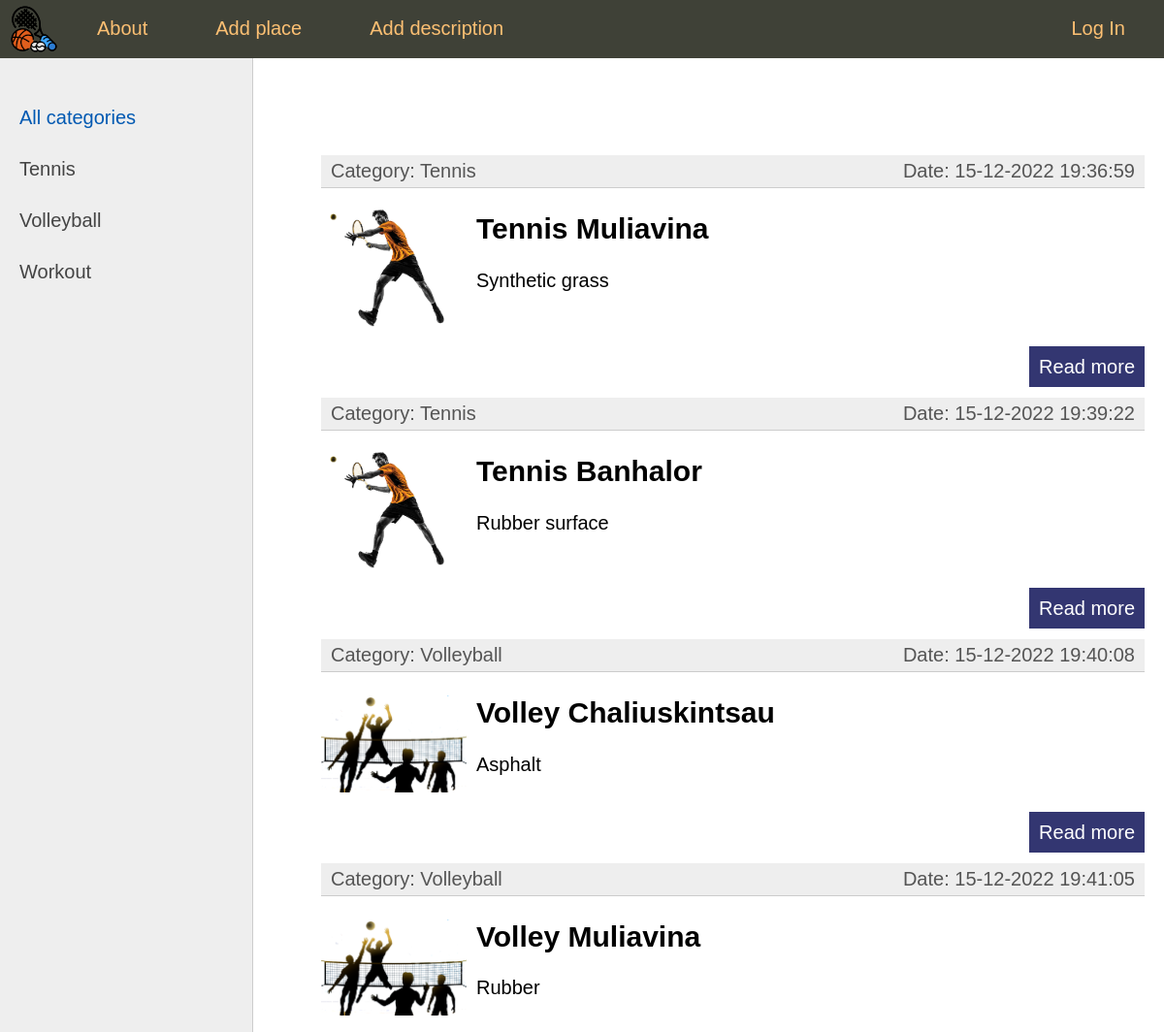
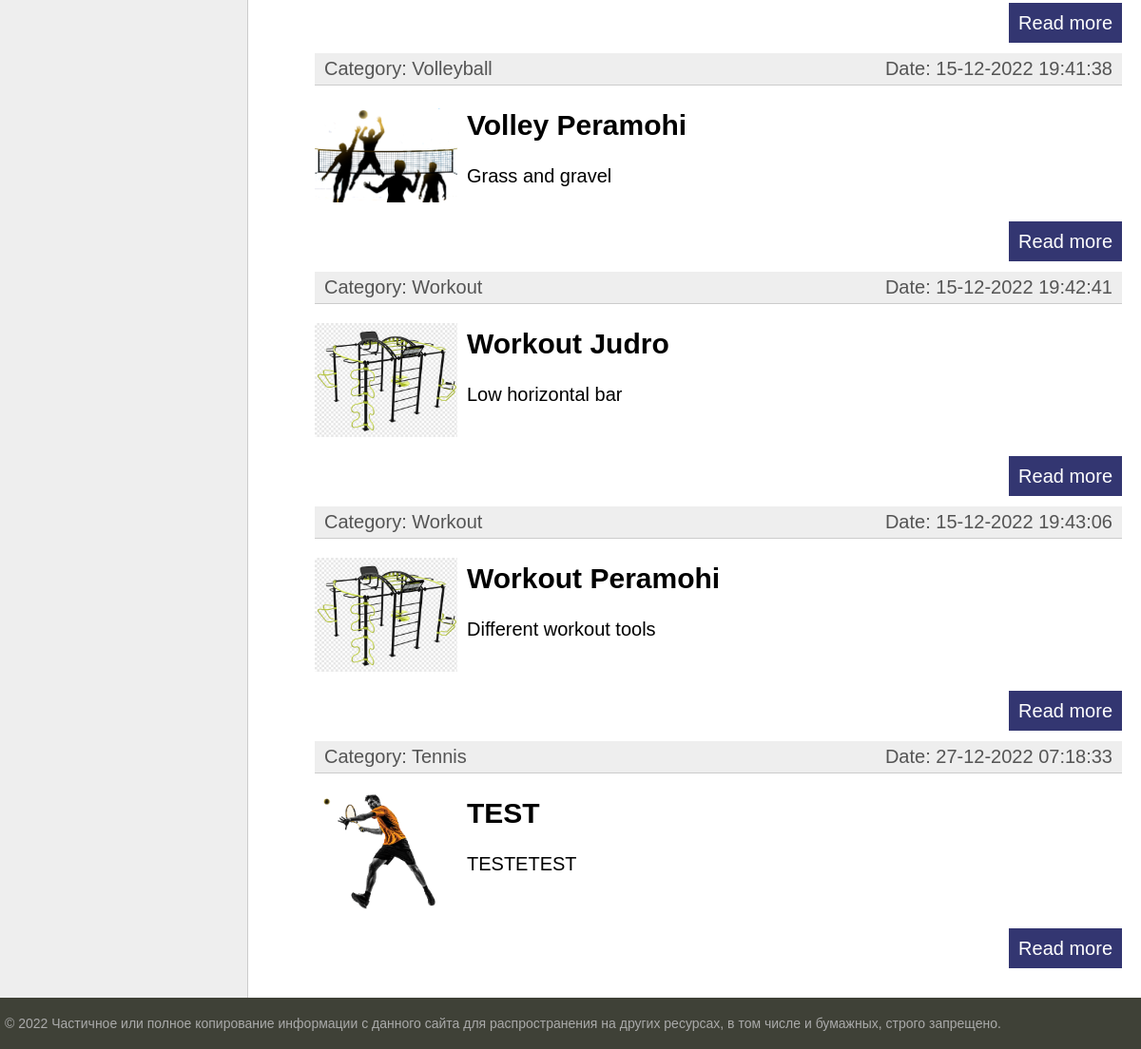
Before: / with the older database file (2 pictures, top to bottom).
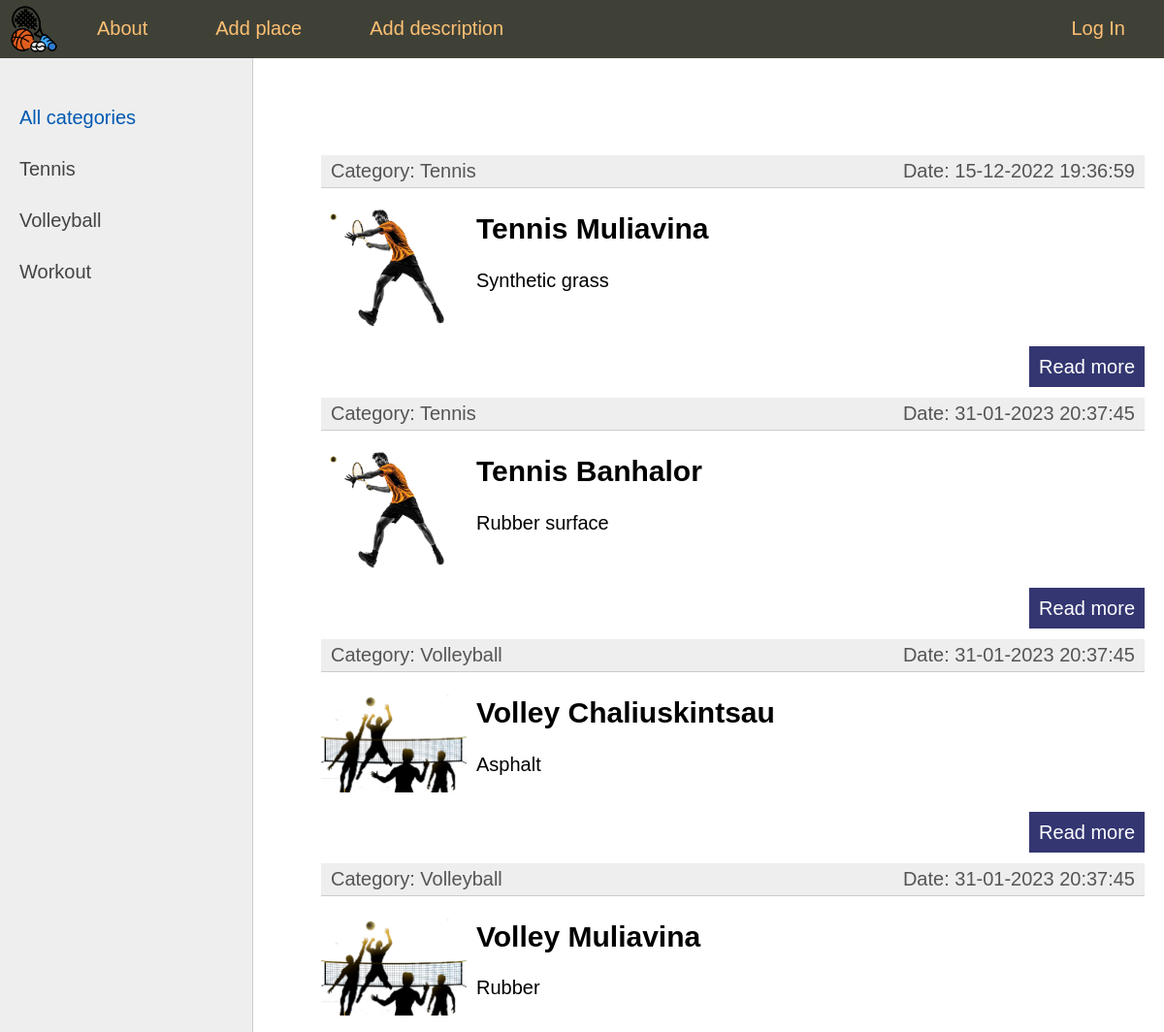
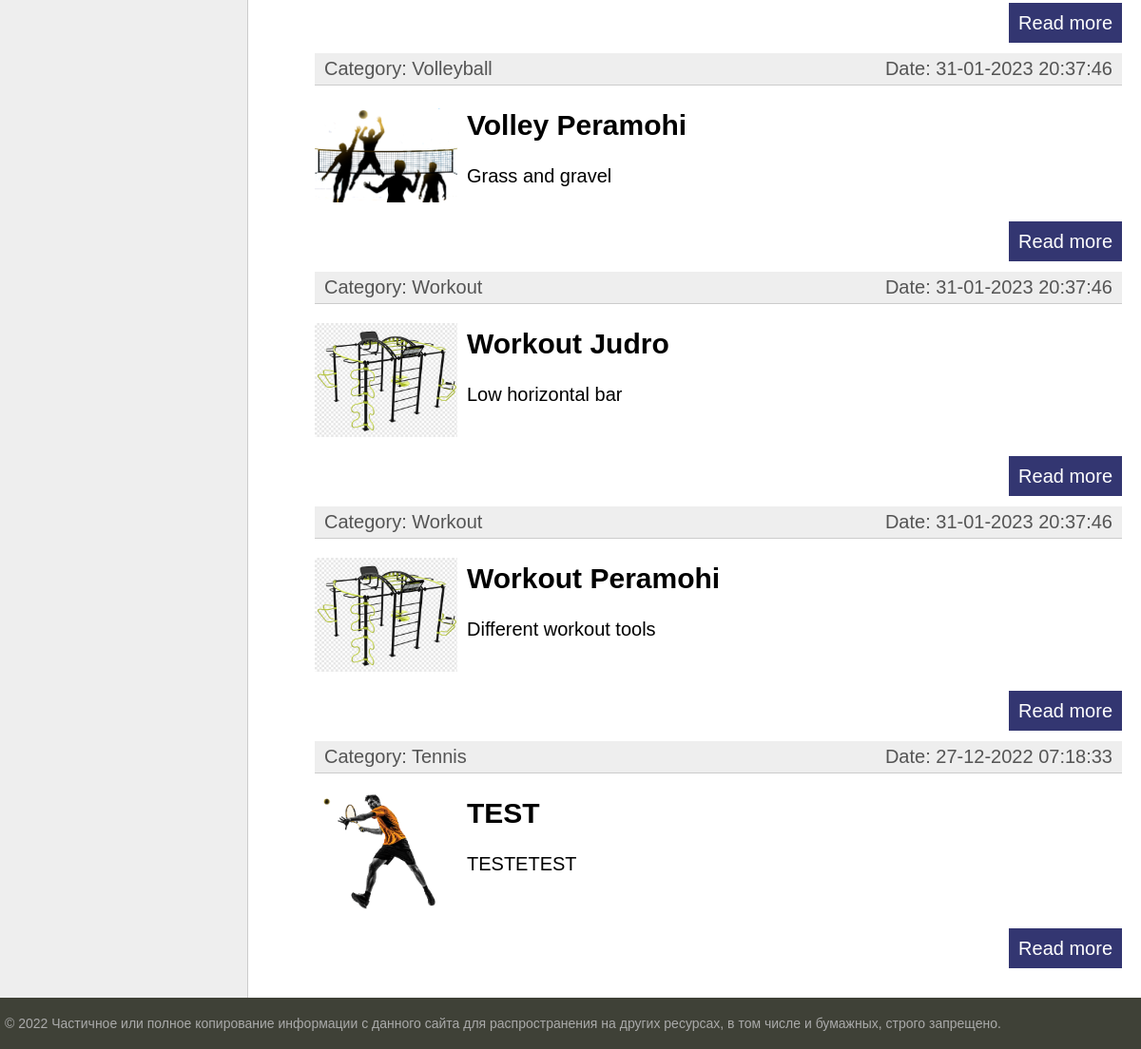
After: the same page with the newer database file (2 pictures, top to bottom).
### place/models.py (models this page shows, shortened)
class SportCategory(models.Model):
    title = models.CharField(max_length=255, verbose_name='Category title')
    slug = models.SlugField(max_length=255, unique=True, db_index=True, verbose_name='Category')
    def __str__(self):
        return self.title
    def get_absolute_url(self):
        return reverse('sportcategory', kwargs={'cat_slug': self.slug})
    class Meta:
        verbose_name = 'Sport category'
        verbose_name_plural = 'Sport categories'
        ordering = ['title', 'id']

class PlaceTitle(models.Model):
    title = models.CharField(max_length=255, unique=True)
    slug = models.SlugField(max_length=255, unique=True, db_index=True, verbose_name='URL')
    address = models.CharField(max_length=255)
    time_create = models.DateTimeField(auto_now_add=True)
    time_update = models.DateTimeField(auto_now=True)
    is_published = models.BooleanField(default=True)
    sport_category = models.ForeignKey(SportCategory, on_delete=models.CASCADE)
    def get_absolute_url(self):
        return reverse('place', kwargs={'place_slug': self.slug})
    class Meta:
        verbose_name = 'place title'
        verbose_name_plural = 'place titles'
        ordering = ['time_create', 'title']

class Description(models.Model):
    description = models.TextField(blank=True, verbose_name='place description')
    photo = models.ImageField(upload_to='photos/%Y/%m/%d', blank=True)
    placetitle = models.OneToOneField(PlaceTitle, on_delete=models.CASCADE, primary_key=True, verbose_name='Place title')
    def __str__(self):
        return self.description
    class Meta:
        verbose_name = 'place description'
        verbose_name_plural = 'places descriptions'
        ordering = ['description', 'placetitle_id']

### place/views.py (the view)
# urls.py: path('', PlaceHome.as_view(), name='home'),
class PlaceHome(ListView):
    model = PlaceTitle
    template_name = 'place/index.html'
    def get_context_data(self, **kwargs):
        context = super().get_context_data(**kwargs)
        context['title'] = 'Head page'
        context['menu'] = menu
        context['cat_selected'] = 0
        return context

### place/templatetags/place_tags.py (called while the page is built)
@register.inclusion_tag('place/list_categories.html')
def show_category(sort=None, cat_selected=0):
    if not sort:
        cats =  SportCategory.objects.all()
    else:
        cats =  SportCategory.objects.order_by(sort)
    return {"cats": cats, "cat_selected": cat_selected}

@register.simple_tag()
def get_place_by_cat(cat_selected=0):
    if cat_selected == 0:
        return PlaceTitle.objects.filter(is_published=True)
    else:
        sport_category_id = SportCategory.objects.get(slug=cat_selected).pk
        return PlaceTitle.objects.filter(sport_category_id=sport_category_id, is_published=True)

### place/templates/place/index.html (shortened to what this page needs)
{% extends 'place/base.html' %}
{% load place_tags %}
{% block content %}
<ul class="list-articles">
	{% get_place_by_cat cat_selected=cat_selected as addresses %}
	{% for addr in addresses %}
		<li><div class="article-panel">
		<p class="first">Category: {{ addr.sport_category }}</p>
		<p class="last">Date: {{ addr.time_update|date:"d-m-Y H:i:s" }}</p>
		</div></li>
		{% if addr.description.photo %}
		<p><img class="img-article-left thumb" src={{addr.description.photo.url}}></p>
		{% endif %}
		<h2>{{ addr.title }}</h2>
	{% autoescape on %}
	<p class="description">{{ addr.description|linebreaks|truncatewords:50 }}</p>
	{% endautoescape %}
			<p class="link-read-post"><a href={{ addr.get_absolute_url }}>Read more</a></p>
	{% endfor %}
</ul>
{% endblock %}

### place/templates/place/base.html (shortened to what this page needs)
{% load static %}
{% load place_tags %}
<!DOCTYPE html>
<html>
<head>
	<link type="text/css" href="{% static 'place/css/styles.css' %}" rel="stylesheet" />
</head>
<body>
<table class="table-page" border=0 cellpadding="0" cellspacing="0">
<tr><td valign=top>
{% block mainmenu %}
		<div class="header">
			<ul id="mainmenu" class="mainmenu">
			<li class="logo"><a href={% url 'home' %}><div class="logo"></div></a></li>
{% for m in menu %}
	{% if not forloop.last %}
			<li><a href={% url m.url_name %}>{{ m.title }}</a></li>
	{% else %}
			<li class="last"><a href={% url m.url_name %}>{{ m.title }}</a></li>
	{% endif %}
{% endfor %}
			</ul>
		</div>
{% endblock mainmenu %}
<table class="table-content" border=0 cellpadding="0" cellspacing="0">
<tr>
	<td valign="top" class="left-chapters">
		<ul id="leftchapters">
	{% if cat_selected == 0 %}
		<li class="selected">All categories</li>
	{% else %}
		<li><a href={% url 'home' %}>All categories</a></li>
	{% endif %}
	{% show_category sort='title' cat_selected=cat_selected %}
	</ul>
</td>
<td valign="top" class="content">
	<div class="content-text">
{% block content %}
{% endblock %}
	</div>
</td></tr></table>
</td></tr>
<tr><td valign=top>
	<div id="footer">
		<p>&copy; 2022 Частичное или полное копирование информации с данного сайта для распространения на других ресурсах, в том числе и бумажных, строго запрещено.</p>
	</div>
</td></tr></table>
</body>
</html>

### place/templates/place/list_categories.html
{% for c in cats %}
{% if c.slug == cat_selected %}
    <li class="selected">{{ c.title }}</li>
{% else %}
    <li><a href={{ c.get_absolute_url }}>{{ c.title }}</a></li>
{% endif %}
{% endfor %}

### place/static/place/css/styles.css (style rules this page uses)
html, body { font-family: 'Arial'; margin: 0; padding: 0; height: 100%; width: 100%; color: #444; }
a { color: #0059b2; text-decoration: none; }
img { max-width: 600px; height: auto; }
img.img-article-left { max-width: 300px; height: auto; float: left; padding: 0 10px 10px 0; }
img.img-article-left.thumb { max-width: 150px; height: auto; }
p.link-read-post { text-align: right; }
p.link-read-post a { padding: 10px; min-width: 100px; background: #333671; color: #fff; text-decoration: none; }
div.article-panel { background: #eee; padding: 5px 10px 5px 10px; box-sizing: border-box; overflow: hidden; color: #555; }
div.article-panel p.first { margin: 0; float: left; }
div.article-panel p.last { margin: 0; float: right; }
ul.list-articles { list-style: none; margin: 0; padding: 0; }
ul.list-articles li { border-bottom: 1px solid #ccc; }
.table-page { width: 100%; height: 100%; vertical-align: top; }
.table-page tr { height: 100%; }
.header { background: #3F4137; height: 60px; }
.logo { background: url('../images/main\ copy.png') no-repeat 10px 5px; width: 70px; height: 60px; }
ul.mainmenu { list-style: none; margin: 0; padding: 0; height: 60px; color: #fdc073; font-size: 20px; overflow: hidden; }
ul.mainmenu li { float: left; margin: 18px 40px 0 30px; }
ul.mainmenu li.logo { margin: 0; }
ul.mainmenu li.last { float: right; }
ul.mainmenu li a { color: #fdc073; text-decoration: none; }
.table-content { width: 100%; min-height: 100%; height: 100%; }
.left-chapters { margin: 0; background: #eee; border-right: 1px solid #ccc; min-height: 100%; }
.left-chapters ul { width: 230px; min-height: 100%; margin: 0; padding: 20px 10px 10px 20px; list-style: none; font-size: 20px; }
.left-chapters ul li { margin: 30px 0 0 0; color: #999; }
.left-chapters ul li.selected { color: #0059b2; }
.left-chapters ul li a { color: #444; text-decoration: none; }
.content { padding: 40px 20px 20px 40px; width: 100%; box-sizing: border-box; }
.content-text { margin: 60px 0 0 30px; color: #000; font-size: 20px; font-family: Helvetica; }
#footer { box-sizing: border-box; background: #3F4137; padding: 5px; color: #aaa; font-size: 14px; font-family: Verdana, Geneva, Arial, Helvetica; text-align: left; overflow: hidden; }
.description { font-size: 18px; }

Changed rows visible on the page:
changed PlaceTitle "Tennis Banhalor": time_update "15-12-2022 19:39:22" → "31-01-2023 20:37:45"
changed PlaceTitle "Volley Chaliuskintsau": time_update "15-12-2022 19:40:08" → "31-01-2023 20:37:45"
changed PlaceTitle "Volley Muliavina": time_update "15-12-2022 19:41:05" → "31-01-2023 20:37:45"
changed PlaceTitle "Volley Peramohi": time_update "15-12-2022 19:41:38" → "31-01-2023 20:37:46"
changed PlaceTitle "Workout Judro": time_update "15-12-2022 19:42:41" → "31-01-2023 20:37:46"
changed PlaceTitle "Workout Peramohi": time_update "15-12-2022 19:43:06" → "31-01-2023 20:37:46"
